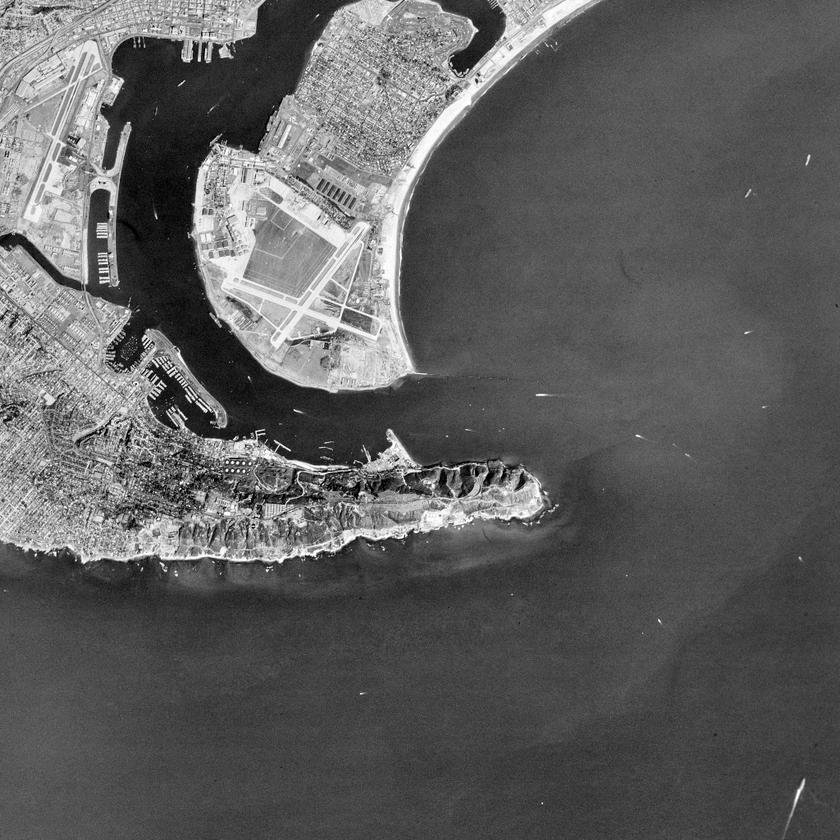
#> input picture comp9517/assignments/COMP9517_23T2_Assignment_Images/Satellite.png, 840 x 840 px, shrunk from 1024 x 1024 before the run; its folder holds 4 pictures in this run
$ python a1.py
#> lines starting #> are read from the running program, lines starting #| are printed output that depends on the picture; after the words box and inside, x2 and y2 are one past the last pixel; in counts of white or black regions, pixels touching at a corner belong together
#!/usr/bin/python3
# SPDX-License-Identifier: zlib-acknowledgement

import pathlib
import os
import sys
import subprocess
import logging
import bisect
import platform
import math

from dataclasses import dataclass

import cv2 as cv
import matplotlib.pyplot as plt
import matplotlib as mpl
import numpy as np

global global_logger

# [11 lines left out: functions fatal_error, warn, not called in this run]

def trace(msg):
  if __debug__:
    global_logger.debug(msg)

def find_first_index_larger(arr, val):
  possible_index = bisect.bisect_left(arr, val)

  # NOTE(Ryan): No index found, i.e. returns last element
  if arr[possible_index] < val:
    return -1

  # NOTE(Ryan): Could return index of same value
  while possible_index < (len(arr) - 1) and arr[possible_index] == val:
    possible_index += 1
  # NOTE(Ryan): Only equal values found
  if arr[possible_index] == val:
    return -1

  return possible_index

def get_grayscale(img):
  w = img.shape[1]
  h = img.shape[0]
  grayscale = [0] * (w * h)

  for x in range(w):
    for y in range(h):
      #grayscale[y * w + x] = img[y, x][0]
      grayscale[y * w + x] = img[y, x]

  return grayscale

def get_grayscale_sums(grayscale_values):
  sums = [0] * len(grayscale_values)

  running_sum = 0
  for i in range(len(sums)):
    running_sum += grayscale_values[i]
    sums[i] = running_sum

  return sums

def get_avg(sums, l, r):
  assert(r < len(sums))

  if l == 0:
    avg_sum = sums[r]
  else:
    avg_sum = sums[r] - sums[l - 1]

  avg_count = (r - l)

  if avg_count == 0:
    avg = 0
  else:
    avg = avg_sum / (r - l)

  return avg

def apply_threshold(img, threshold):
  w = img.shape[1]
  h = img.shape[0]
  for x in range(w):
    for y in range(h):
      # [4 lines of commented-out code are left out]
      if img[y, x] > threshold:
        img[y, x] = 255
      else:
        img[y, x] = 0

# NOTE(Ryan): variance = max(p0p1(u0 - u1)^2)
def otsu_thresholding(img):
  img_copy = img.copy()

  grayscale_values = get_grayscale(img_copy)
  grayscale_values.sort()

  grayscale_sums = get_grayscale_sums(grayscale_values)

  otsu_threshold = 0
  max_interclass_variance = 0

  threshold_test = 0
  while threshold_test <= 255:
    # NOTE(Ryan): No elements smaller
    if grayscale_values[0] > threshold_test:
      threshold_test += 1
      continue

    p0_start = 0
    # NOTE(Ryan): No elements larger, resulting in 0
    p1_start = find_first_index_larger(grayscale_values, threshold_test)
    if p1_start == -1:
      break

    p0_end = p1_start - 1
    p1_end = len(grayscale_values) - 1

    p0 = p0_end / len(grayscale_values)
    p1 = (1.0 - p0)

    p0_mean = get_avg(grayscale_sums, 0, p0_end)
    p1_mean = get_avg(grayscale_sums, p1_start, p1_end)

    interclass_variance = (p0 * p1) * ((p0_mean - p1_mean)**2)

    if interclass_variance > max_interclass_variance:
      max_interclass_variance = interclass_variance
      otsu_threshold = threshold_test

    threshold_test += 1

  trace(f"Otsu threshold: {otsu_threshold}")
  apply_threshold(img_copy, otsu_threshold)

  return img_copy


def isodata_thresholding(img):
  img_copy = img.copy()

  grayscale_values = get_grayscale(img_copy)
  grayscale_values.sort()

  grayscale_sums = get_grayscale_sums(grayscale_values)

  # NOTE(Ryan): Lowering this makes it more like otsu
  cur_threshold = 128
  while True:
    # NOTE(Ryan): No elements smaller
    all_larger = (grayscale_values[0] > cur_threshold)

    # NOTE(Ryan): No elements larger
    p1_start = find_first_index_larger(grayscale_values, cur_threshold)
    all_smaller = (p1_start == -1)

    # NOTE(Ryan): In this case, calculate mean for all pixels
    if all_larger or all_smaller:
      mean = get_avg(grayscale_sums, 0, len(grayscale_sums) - 1)
      new_threshold = mean // 2
    else:
      p0_start = 0
      p0_end = p1_start - 1
      p1_end = len(grayscale_values) - 1

      p0_mean = get_avg(grayscale_sums, p0_start, p0_end)
      p1_mean = get_avg(grayscale_sums, p1_start, p1_end)

      new_threshold = (p0_mean + p1_mean) // 2

    if new_threshold != cur_threshold:
      cur_threshold = new_threshold
    else:
      cur_threshold = new_threshold
      break

  trace(f"Isodata threshold: {cur_threshold}")
  apply_threshold(img_copy, cur_threshold)

  return img_copy


def construct_histogram(gray_values):
  histogram = [0] * 256

  for val in gray_values:
    histogram[val] += 1

  return histogram

# [6 lines left out: function histogram_highest, not called in this run]

def get_histogram_endpoints(histogram):
  histogram_start = -1
  histogram_end = -1

  for i in range(len(histogram)):
    if histogram[i] != 0:
      if histogram_start == -1:
        histogram_start = i
      else:
        histogram_end = i

  return (histogram_start, histogram_end)


# NOTE(Ryan): Line is (x1, y1), (x2, y2).
# Point is (x3, y3)
def distance_to_line(x1, y1, x2, y2, x3, y3):
  numerator = abs((x2-x1)*(y1-y3) - (x1-x3)*(y2-y1))
  denominator = math.sqrt((x2-x1)*(x2-x1) + (y2-y1)*(y2-y1))

  if denominator == 0:
    return 0
  else:
    return (numerator / denominator)


def triangle_thresholding(img):
  img_copy = img.copy()

  grayscale_values = get_grayscale(img_copy)
  grayscale_values.sort()

  histogram = construct_histogram(grayscale_values)

  # max_gray_histogram_index = grayscale_values[-1]

  histogram_peak = max(histogram)
  hisogram_peak_index = -1
  for i in range(len(histogram)):
    if histogram[i] == histogram_peak:
      histogram_peak_index = i
      break

  x0 = histogram_peak_index
  y0 = histogram_peak
  x1 = 0
  y1 = 0

  test_end = 0
  test_inc = 0

  histogram_start, histogram_end = get_histogram_endpoints(histogram)
  # NOTE(Ryan): Flipping triangle
  # https://edstem.org/au/courses/11999/discussion/1440316
  #if (histogram_peak_index - histogram_start) < (histogram_end - histogram_peak_index):
  if histogram_peak_index > 128:
    x1 = histogram_start
    test_end = histogram_start
    test_inc = -1
  else:
    x1 = histogram_end
    test_end = histogram_end
    test_inc = 1
  y1 = histogram[x1]

  max_line_distance = 0
  max_gray_val = 0

  for i in range(x0, test_end, test_inc):
    x2 = i
    y2 = histogram[x2]
    # NOTE(Ryan): Only compute distances for gray intensities > 0
    if y2 == 0:
      continue
    distance = distance_to_line(x0, y0, x1, y1, x2, y2)

    if distance > max_line_distance:
      max_line_distance = distance
      max_gray_val = x2

  trace(f"Triangle threshold: {max_gray_val}")
  apply_threshold(img_copy, max_gray_val)

  return img_copy

# [53 lines left out: functions produce_output_images, jupyter_display, not called in this run]


def main():
  #produce_output_images()

  images_dir="COMP9517_23T2_Assignment_Images"
  # [7 lines of commented-out code are left out]
  img = cv.imread(f"{images_dir}/Satellite.png", cv.IMREAD_GRAYSCALE)
#> img is the input picture: shape (840, 840); min 0, max 255, mean 94.3

  otsu_img = otsu_thresholding(img)
#> after the loop in get_grayscale, `for x in range(w):`: grayscale = 705600 items
#> after the loop in get_grayscale_sums, `for i in range(len(sums)):`: running_sum = 66507306
#> in otsu_thresholding, `grayscale_sums = get_grayscale_sums(grayscale_values)`: grayscale_sums = 705600 items
#> the loop in otsu_thresholding, `while threshold_test <= 255:` made 256 passes
#> (p1_start, p0_end, p0, p1) on passes 1 to 11: (302, 301, 0.000427, 1), (392, 391, 0.000554, 0.999), (476, 475, 0.000673, 0.999), (551, 550, 0.000779, 0.999), (668, 667, 0.000945, 0.999), (790, 789, 0.00112, 0.999), (914, 913, 0.00129, 0.999), (1092, 1091, 0.00155, 0.998), (1320, 1319, 0.00187, 0.998), (1549, 1548, 0.00219, 0.998), (1868, 1867, 0.00265, 0.997)
#> (p1_start, p0_end, p0, p1) on pass 40: (42741, 42740, 0.0606, 0.939)
#> after the loop in apply_threshold, `for x in range(w):`:
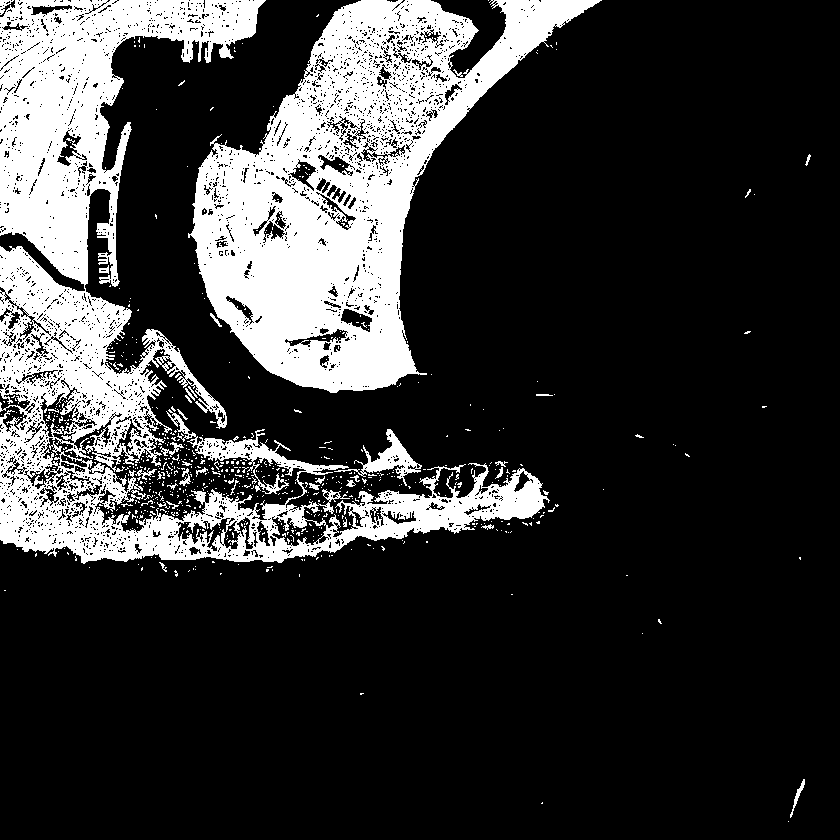
#> img: shape (840, 840); 21.2% white; 668 white regions (634 under 20 px), largest, box (x1, y1, x2, y2) and area: (0, 0, 550, 564) 78742, (188, 0, 602, 393) 66235, (334, 429, 422, 486) 1191
  iso_img = isodata_thresholding(img)
  triangle_img = triangle_thresholding(img)
#> the loop in triangle_thresholding, `for i in range(len(histogram)):` made 69 passes
#> call 3 of apply_threshold, with threshold = 106
#> after the loop in apply_threshold (call 3), `for x in range(w):`:
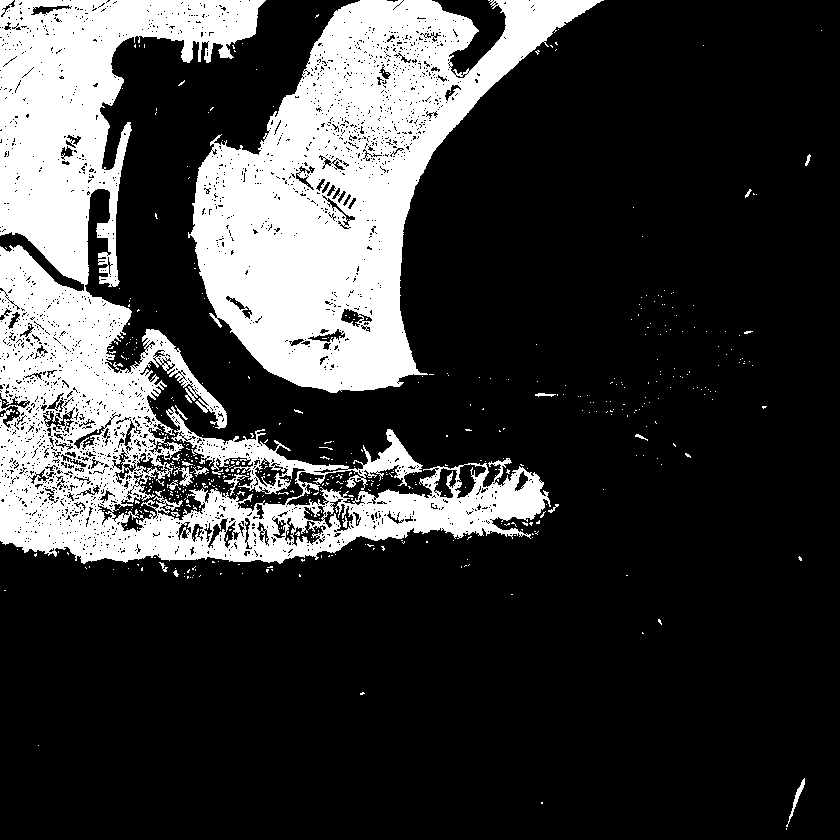
#> img: shape (840, 840); 23.5% white; 511 white regions (490 under 20 px), largest, box (x1, y1, x2, y2) and area: (0, 0, 551, 564) 91926, (188, 0, 604, 393) 71255, (173, 466, 193, 487) 158

  grayscale_values = get_grayscale(img)
  histogram = construct_histogram(grayscale_values)
#> the loop in construct_histogram (call 2), `for val in gray_values:` made 705600 passes
#> val on passes 1 to 3: 197, 153, 196
  #trace(histogram_highest(histogram))

  f, axarr = plt.subplots(2, 3)
  axarr[0,0].imshow(img, cmap='gray')
  axarr[0,0].title.set_text("original")
  axarr[0,1].bar(np.arange(len(histogram)), histogram)
  axarr[0,1].title.set_text("histogram")
  axarr[1,0].imshow(otsu_img, cmap='gray')
  axarr[1,0].title.set_text("otsu")
  axarr[1,1].imshow(iso_img, cmap='gray')
  axarr[1,1].title.set_text("isodata")
  axarr[1,2].imshow(triangle_img, cmap='gray')
  axarr[1,2].title.set_text("triangle")
  plt.show()
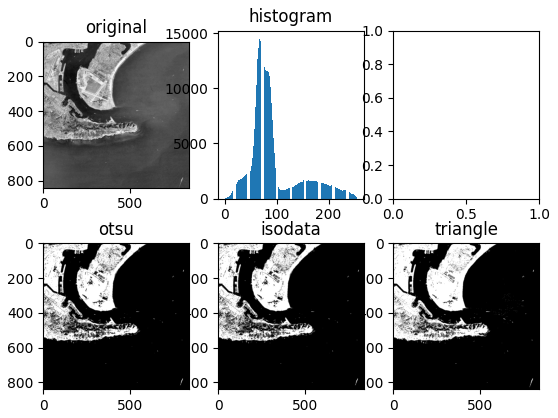
#> figure drawn by matplotlib, 5 panels; panel 2: tallest bar 14516 high, from x = 67.6 to 68.4

  # [7 lines of commented-out code are left out]

def running_on_jupyter():
  try:
    shell_name = get_ipython().__class__.__name__
    if shell_name == "ZMQInteractiveShell":
      return True
    else:
      return False
  except NameError:
      return False

if __name__ == "__main__":
  if not running_on_jupyter():
  # NOTE(Ryan): Disable breakpoints if not running under a debugger
    if sys.gettrace() is None:
      os.environ["PYTHONBREAKPOINT"] = "0"
    directory_of_running_script = pathlib.Path(__file__).parent.resolve()
    os.chdir(directory_of_running_script)

  global_logger = logging.getLogger(__name__)
  global_logger.setLevel(logging.DEBUG)
  global_logger_handler = logging.StreamHandler()
  global_logger_handler.setLevel(logging.DEBUG)
  global_logger_formatter = logging.Formatter('%(asctime)s - %(name)s%(levelname)s: %(message)s', datefmt='%m/%d/%Y %I:%M:%S%p')
  global_logger_handler.setFormatter(global_logger_formatter)
  global_logger.addHandler(global_logger_handler)

  trace(f"python: {platform.python_version()}")

  trace(f"opencv: {cv.__version__}")
  mpl.rcParams['figure.dpi']= 150

  main()
